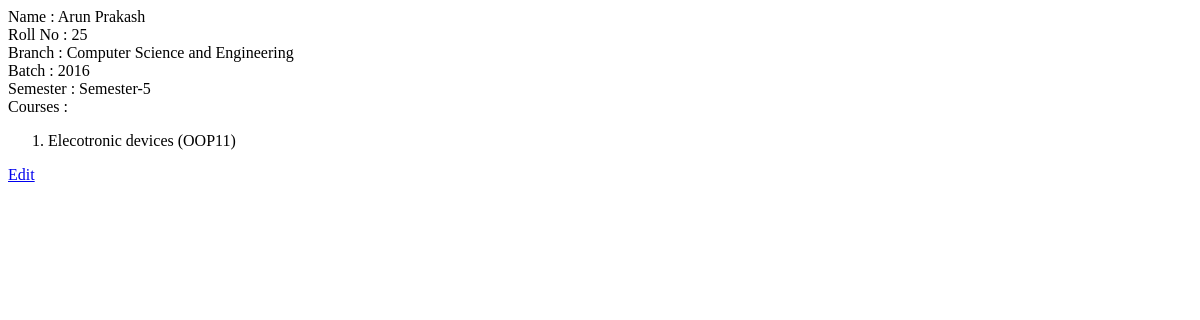
/student/view/30, run on an earlier commit of the app's database.
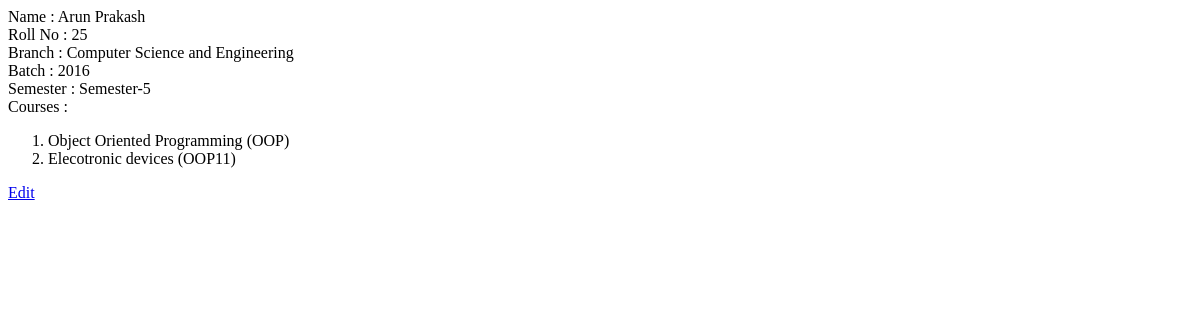
And on a later commit of the database.
### student/models.py (models this page shows, shortened)
class Course(models.Model):
    course_name = models.CharField(max_length= 45)
    course_code = models.CharField(max_length=7)
    semester = models.ManyToManyField(Semester)
    branch = models.ManyToManyField(Branch)
    class Meta:
        ordering = ('course_code',)

### student/views.py (the view)
# urls.py: path('view/<int:student_id>',views.student_view,name='student_view'),
def student_view(request,student_id):
    std = Student.objects.get(id=student_id)
    std_sem =std.semester.get()
    std_bra =std.branch.get()
    batch_len = len(std.batch.all())
    bra_len = len(std.branch.all())
    semester_len = len(std.semester.all())
    courses = std.course.all()
    batch_name,branch_name,sem_name= None,None,None
    if batch_len == 1:
        batch_name = std.batch.get().year
    if bra_len == 1:
        branch_name =  std.branch.get().branch_name
    if semester_len == 1:
        sem_name = std.semester.get().semester_name
    return render(request,'student/view.html',{'std':std,'batch_len':batch_len,'bra_len':bra_len,'sem_len':semester_len,
    'branch_name':branch_name,'batch_name':batch_name,'sem_name':sem_name,'courses':courses} )

### student/templates/student/view.html
{%extends 'student/base.html'%}
{%block content%}
Name : {{std.name}}
<br>
Roll No : {{std.roll_no}}
<br>
Branch :
{%if bra_len == 1 %}
{{branch_name}}
{%endif%}
<br>
Batch :
{%if batch_len == 1 %}
{{batch_name}}
{%endif%}
<br>
Semester :
{%if sem_len == 1%}
{{sem_name}}
{%endif%}
<br>
Courses :
<ol>
{%for course in courses %}
<li>
{{course.course_name }} ({{course.course_code}})
</li>
{%endfor%}
</ol>
<a href="{%url 'student:student_form' std.id %}">Edit</a>
{%endblock%}

What changed in the data, as far as the page shows it:
added Course: course_name "Object Oriented Programming", course_code "OOP"
